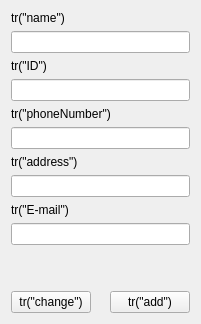
            <widget class="QWidget" name="m_customerAddTab">
             <attribute name="title">
              <string>입력</string>
             </attribute>
             <layout class="QHBoxLayout" name="horizontalLayout_5">
              <item>
               <layout class="QVBoxLayout" name="verticalLayout_7">
                <item>
                 <layout class="QVBoxLayout" name="verticalLayout_2">
                  <property name="sizeConstraint">
                   <enum>QLayout::SetDefaultConstraint</enum>
                  </property>
                  <item>
                   <widget class="QLabel" name="label">
                    <property name="sizePolicy">
                     <sizepolicy hsizetype="Expanding" vsizetype="Maximum">
                      <horstretch>0</horstretch>
                      <verstretch>0</verstretch>
                     </sizepolicy>
                    </property>
                    <property name="text">
                     <string>tr(&quot;name&quot;)</string>
                    </property>
                   </widget>
                  </item>
                  <item>
                   <widget class="QLineEdit" name="lineEdit"/>
                  </item>
                 </layout>
                </item>
                <item>
                 <layout class="QVBoxLayout" name="verticalLayout_3">
                  <item>
                   <widget class="QLabel" name="label_2">
                    <property name="sizePolicy">
                     <sizepolicy hsizetype="Expanding" vsizetype="Maximum">
                      <horstretch>0</horstretch>
                      <verstretch>0</verstretch>
                     </sizepolicy>
                    </property>
                    <property name="text">
                     <string>tr(&quot;ID&quot;)</string>
                    </property>
                   </widget>
                  </item>
                  <item>
                   <widget class="QLineEdit" name="lineEdit_2">
                    <property name="readOnly">
                     <bool>true</bool>
                    </property>
                   </widget>
                  </item>
                 </layout>
                </item>
                <item>
                 <layout class="QVBoxLayout" name="verticalLayout_4">
                  <item>
                   <widget class="QLabel" name="label_3">
                    <property name="sizePolicy">
                     <sizepolicy hsizetype="Expanding" vsizetype="Maximum">
                      <horstretch>0</horstretch>
                      <verstretch>0</verstretch>
                     </sizepolicy>
                    </property>
                    <property name="text">
                     <string>tr(&quot;phoneNumber&quot;)</string>
                    </property>
                   </widget>
                  </item>
                  <item>
                   <widget class="QLineEdit" name="lineEdit_3"/>
                  </item>
                 </layout>
                </item>
                <item>
                 <layout class="QVBoxLayout" name="verticalLayout_5">
                  <item>
                   <widget class="QLabel" name="label_4">
                    <property name="sizePolicy">
                     <sizepolicy hsizetype="Expanding" vsizetype="Maximum">
                      <horstretch>0</horstretch>
                      <verstretch>0</verstretch>
                     </sizepolicy>
                    </property>
                    <property name="text">
                     <string>tr(&quot;address&quot;)</string>
                    </property>
                   </widget>
                  </item>
                  <item>
                   <widget class="QLineEdit" name="lineEdit_4"/>
                  </item>
                 </layout>
                </item>
                <item>
                 <layout class="QVBoxLayout" name="verticalLayout_6">
                  <item>
                   <widget class="QLabel" name="label_5">
                    <property name="sizePolicy">
                     <sizepolicy hsizetype="Expanding" vsizetype="Maximum">
                      <horstretch>0</horstretch>
                      <verstretch>0</verstretch>
                     </sizepolicy>
                    </property>
                    <property name="text">
                     <string>tr(&quot;E-mail&quot;)</string>
                    </property>
                   </widget>
                  </item>
                  <item>
                   <widget class="QLineEdit" name="lineEdit_5"/>
                  </item>
                 </layout>
                </item>
                <item>
                 <spacer name="verticalSpacer">
                  <property name="orientation">
                   <enum>Qt::Vertical</enum>
                  </property>
                  <property name="sizeHint" stdset="0">
                   <size>
                    <width>20</width>
                    <height>40</height>
                   </size>
                  </property>
                 </spacer>
                </item>
                <item>
                 <layout class="QHBoxLayout" name="horizontalLayout_4">
                  <property name="sizeConstraint">
                   <enum>QLayout::SetNoConstraint</enum>
                  </property>
                  <item>
                   <widget class="QPushButton" name="pushButton">
                    <property name="text">
                     <string>tr(&quot;change&quot;)</string>
                    </property>
                   </widget>
                  </item>
                  <item>
                   <spacer name="horizontalSpacer_2">
                    <property name="orientation">
                     <enum>Qt::Horizontal</enum>
                    </property>
                    <property name="sizeType">
                     <enum>QSizePolicy::Maximum</enum>
                    </property>
                    <property name="sizeHint" stdset="0">
                     <size>
                      <width>13</width>
                      <height>21</height>
                     </size>
                    </property>
                   </spacer>
                  </item>
                  <item>
                   <widget class="QPushButton" name="pushButton_2">
                    <property name="text">
                     <string>tr(&quot;add&quot;)</string>
                    </property>
                   </widget>
                  </item>
                 </layout>
                </item>
               </layout>
              </item>
             </layout>
            </widget>
